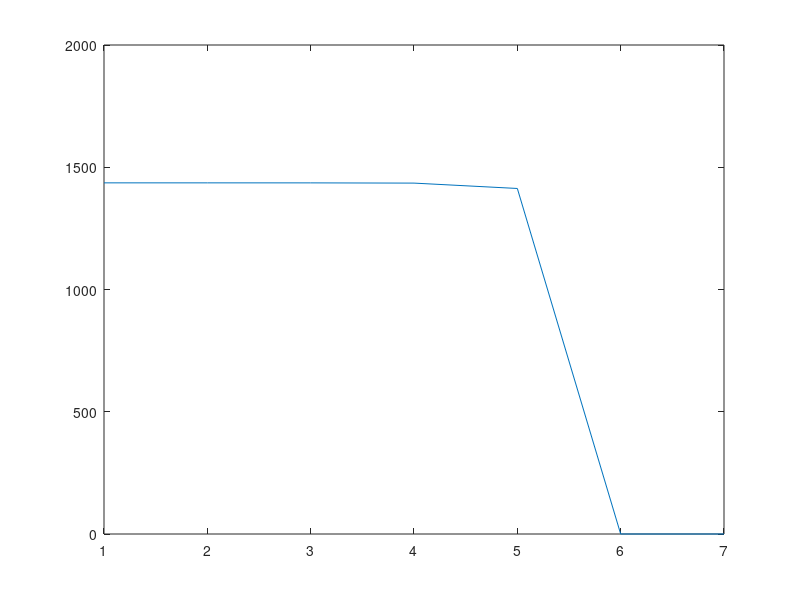

The MATLAB script that drew this image:
n = 5;

s = zeros(n,1);
for k = 0:n-1
    tmp = n;
    for i = 1:k
        tmp = tmp * (n+i) / i * (n-i) /i;
    end
    if mod(n+k,2)==0
        tmp = -tmp;
    end
    s(k+1) = tmp;
end

b = ones(n,1);
A = hilb(n);
x = zeros(n,1);
r = A*x-b;
p = -r;
step = 1;
Y(1) = vecnorm(x-s);
while vecnorm(r) >= 1e-6
    alpha = - (r.'*p)/(p.'*A*p);
    x = x + alpha*p;
    step = step + 1;
    Y(step) = vecnorm(x-s);
    tmp = r.'*r;
    r = r + alpha*A*p;
    beta = (r.'*r)/tmp;
    p = -r + beta*p;
end
disp(x);

X = linspace(1,step,step);
figure
plot(X,Y(1,1:step));